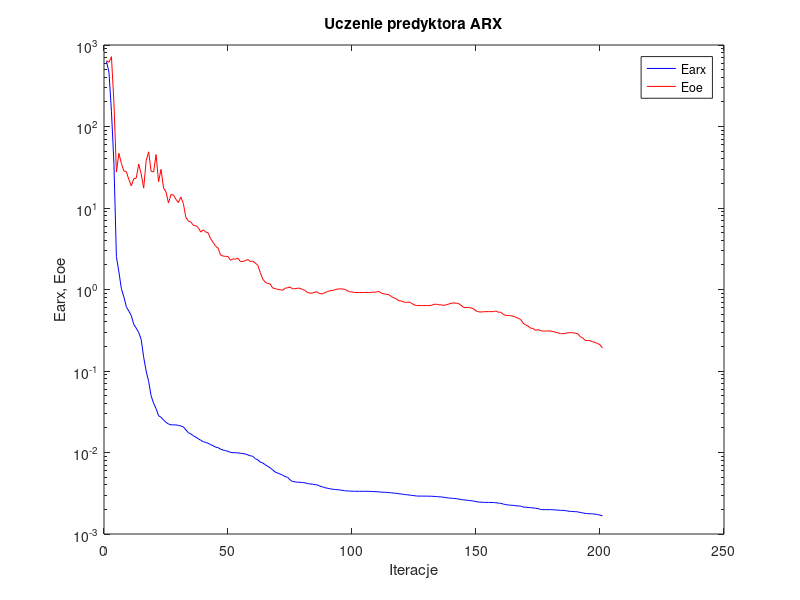
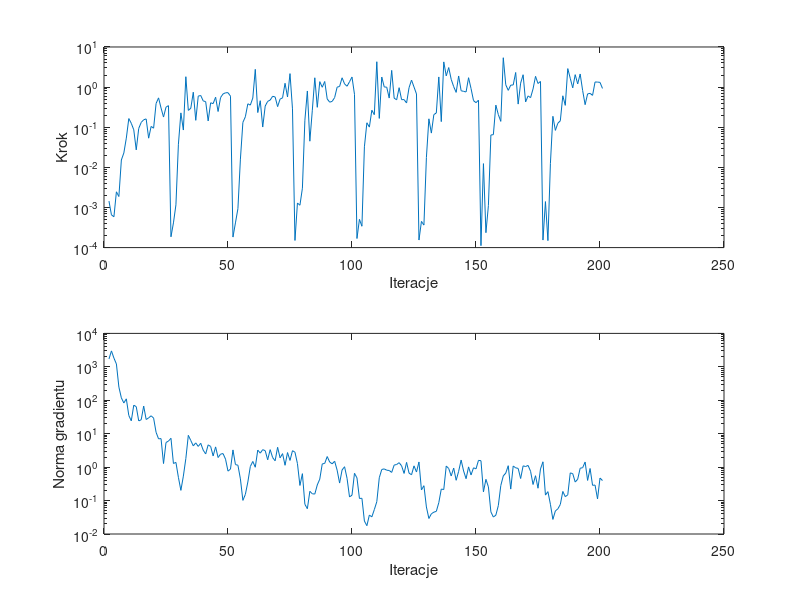

Source code (MATLAB) for these figures, in order:
%uczenie predyktora arx
clear all;
n=0; farx(n+1)=6.299963e+002; foe(n+1)=6.420432e+002; wspucz(n+1)=0.000000e+000; ng(n+1)=0.000000e+000;
%odnowa zmiennej metryki
n=1; farx(n+1)=4.637562e+002; foe(n+1)=6.124443e+002; krok(n+1)=1.442683e-003; ng(n+1)=1.713256e+003;
n=2; farx(n+1)=1.540068e+002; foe(n+1)=7.181196e+002; krok(n+1)=6.552053e-004; ng(n+1)=2.994424e+003;
n=3; farx(n+1)=3.507266e+001; foe(n+1)=1.963165e+002; krok(n+1)=5.873414e-004; ng(n+1)=1.824256e+003;
n=4; farx(n+1)=2.533835e+000; foe(n+1)=2.761819e+001; krok(n+1)=2.458210e-003; ng(n+1)=1.217218e+003;
n=5; farx(n+1)=1.644934e+000; foe(n+1)=4.691290e+001; krok(n+1)=1.874199e-003; ng(n+1)=2.478478e+002;
n=6; farx(n+1)=1.024160e+000; foe(n+1)=3.522674e+001; krok(n+1)=1.525498e-002; ng(n+1)=1.178785e+002;
n=7; farx(n+1)=8.136756e-001; foe(n+1)=2.850326e+001; krok(n+1)=2.284436e-002; ng(n+1)=8.294752e+001;
n=8; farx(n+1)=6.137234e-001; foe(n+1)=2.793952e+001; krok(n+1)=5.359529e-002; ng(n+1)=1.102982e+002;
n=9; farx(n+1)=5.435228e-001; foe(n+1)=2.240916e+001; krok(n+1)=1.644497e-001; ng(n+1)=3.506086e+001;
n=10; farx(n+1)=4.787177e-001; foe(n+1)=1.869131e+001; krok(n+1)=1.253606e-001; ng(n+1)=2.426398e+001;
n=11; farx(n+1)=3.738974e-001; foe(n+1)=2.289089e+001; krok(n+1)=8.625198e-002; ng(n+1)=7.119052e+001;
n=12; farx(n+1)=3.354547e-001; foe(n+1)=2.329662e+001; krok(n+1)=2.727640e-002; ng(n+1)=6.439025e+001;
n=13; farx(n+1)=2.968506e-001; foe(n+1)=3.455665e+001; krok(n+1)=9.327289e-002; ng(n+1)=2.412620e+001;
n=14; farx(n+1)=2.430585e-001; foe(n+1)=2.602613e+001; krok(n+1)=1.317940e-001; ng(n+1)=2.609837e+001;
n=15; farx(n+1)=1.475620e-001; foe(n+1)=1.751248e+001; krok(n+1)=1.533474e-001; ng(n+1)=6.711619e+001;
n=16; farx(n+1)=9.967575e-002; foe(n+1)=3.809442e+001; krok(n+1)=1.611570e-001; ng(n+1)=2.657138e+001;
n=17; farx(n+1)=7.429744e-002; foe(n+1)=4.895441e+001; krok(n+1)=5.335388e-002; ng(n+1)=2.972314e+001;
n=18; farx(n+1)=4.956024e-002; foe(n+1)=2.817641e+001; krok(n+1)=1.047220e-001; ng(n+1)=3.432601e+001;
n=19; farx(n+1)=4.018389e-002; foe(n+1)=2.766882e+001; krok(n+1)=9.464413e-002; ng(n+1)=2.925079e+001;
n=20; farx(n+1)=3.451637e-002; foe(n+1)=4.526654e+001; krok(n+1)=3.904377e-001; ng(n+1)=1.098958e+001;
n=21; farx(n+1)=2.824806e-002; foe(n+1)=2.099885e+001; krok(n+1)=5.391440e-001; ng(n+1)=7.015039e+000;
n=22; farx(n+1)=2.707116e-002; foe(n+1)=2.983551e+001; krok(n+1)=3.007188e-001; ng(n+1)=7.133406e+000;
n=23; farx(n+1)=2.511070e-002; foe(n+1)=1.765339e+001; krok(n+1)=1.794685e-001; ng(n+1)=1.279416e+000;
n=24; farx(n+1)=2.339779e-002; foe(n+1)=1.575910e+001; krok(n+1)=3.161324e-001; ng(n+1)=5.447109e+000;
n=25; farx(n+1)=2.240760e-002; foe(n+1)=1.152164e+001; krok(n+1)=3.450079e-001; ng(n+1)=6.020799e+000;
%odnowa zmiennej metryki
n=26; farx(n+1)=2.186772e-002; foe(n+1)=1.463549e+001; krok(n+1)=1.858107e-004; ng(n+1)=7.291233e+000;
n=27; farx(n+1)=2.183867e-002; foe(n+1)=1.442049e+001; krok(n+1)=4.129769e-004; ng(n+1)=1.285228e+000;
n=28; farx(n+1)=2.177956e-002; foe(n+1)=1.279222e+001; krok(n+1)=1.162474e-003; ng(n+1)=1.386187e+000;
n=29; farx(n+1)=2.151999e-002; foe(n+1)=1.165287e+001; krok(n+1)=3.766673e-002; ng(n+1)=4.945261e-001;
n=30; farx(n+1)=2.117433e-002; foe(n+1)=1.368029e+001; krok(n+1)=2.277746e-001; ng(n+1)=2.020019e-001;
n=31; farx(n+1)=2.062463e-002; foe(n+1)=1.131620e+001; krok(n+1)=8.509079e-002; ng(n+1)=5.398910e-001;
n=32; farx(n+1)=1.898399e-002; foe(n+1)=7.673766e+000; krok(n+1)=1.814761e+000; ng(n+1)=1.810402e+000;
n=33; farx(n+1)=1.749093e-002; foe(n+1)=6.935577e+000; krok(n+1)=2.624788e-001; ng(n+1)=8.936643e+000;
n=34; farx(n+1)=1.694743e-002; foe(n+1)=6.737094e+000; krok(n+1)=2.981443e-001; ng(n+1)=6.245163e+000;
n=35; farx(n+1)=1.604700e-002; foe(n+1)=6.148384e+000; krok(n+1)=7.460858e-001; ng(n+1)=4.323680e+000;
n=36; farx(n+1)=1.545996e-002; foe(n+1)=6.074104e+000; krok(n+1)=1.486329e-001; ng(n+1)=5.315423e+000;
n=37; farx(n+1)=1.474139e-002; foe(n+1)=5.751652e+000; krok(n+1)=5.962886e-001; ng(n+1)=4.163368e+000;
n=38; farx(n+1)=1.413848e-002; foe(n+1)=5.066004e+000; krok(n+1)=6.183220e-001; ng(n+1)=5.172553e+000;
n=39; farx(n+1)=1.357739e-002; foe(n+1)=5.392537e+000; krok(n+1)=4.536385e-001; ng(n+1)=3.212713e+000;
n=40; farx(n+1)=1.329919e-002; foe(n+1)=5.085879e+000; krok(n+1)=4.337210e-001; ng(n+1)=2.481622e+000;
n=41; farx(n+1)=1.295957e-002; foe(n+1)=4.944553e+000; krok(n+1)=1.434696e-001; ng(n+1)=4.637214e+000;
n=42; farx(n+1)=1.249563e-002; foe(n+1)=4.197641e+000; krok(n+1)=4.063898e-001; ng(n+1)=4.155394e+000;
n=43; farx(n+1)=1.210814e-002; foe(n+1)=3.786151e+000; krok(n+1)=3.874329e-001; ng(n+1)=2.161667e+000;
n=44; farx(n+1)=1.164269e-002; foe(n+1)=3.390806e+000; krok(n+1)=5.596492e-001; ng(n+1)=4.030445e+000;
n=45; farx(n+1)=1.146202e-002; foe(n+1)=3.230882e+000; krok(n+1)=2.465387e-001; ng(n+1)=1.935811e+000;
n=46; farx(n+1)=1.099126e-002; foe(n+1)=2.646124e+000; krok(n+1)=5.491644e-001; ng(n+1)=2.448708e+000;
n=47; farx(n+1)=1.071206e-002; foe(n+1)=2.575869e+000; krok(n+1)=6.749097e-001; ng(n+1)=2.544362e+000;
n=48; farx(n+1)=1.056661e-002; foe(n+1)=2.549019e+000; krok(n+1)=7.215816e-001; ng(n+1)=1.733526e+000;
n=49; farx(n+1)=1.032836e-002; foe(n+1)=2.541508e+000; krok(n+1)=7.271671e-001; ng(n+1)=7.592026e-001;
n=50; farx(n+1)=1.003410e-002; foe(n+1)=2.286249e+000; krok(n+1)=5.945315e-001; ng(n+1)=8.748938e-001;
%odnowa zmiennej metryki
n=51; farx(n+1)=9.955782e-003; foe(n+1)=2.376390e+000; krok(n+1)=1.828869e-004; ng(n+1)=3.273034e+000;
n=52; farx(n+1)=9.937908e-003; foe(n+1)=2.359513e+000; krok(n+1)=4.129769e-004; ng(n+1)=1.193447e+000;
n=53; farx(n+1)=9.893057e-003; foe(n+1)=2.417205e+000; krok(n+1)=9.382450e-004; ng(n+1)=1.139499e+000;
n=54; farx(n+1)=9.775570e-003; foe(n+1)=2.206242e+000; krok(n+1)=1.601914e-002; ng(n+1)=4.444464e-001;
n=55; farx(n+1)=9.728853e-003; foe(n+1)=2.203338e+000; krok(n+1)=1.320338e-001; ng(n+1)=1.012854e-001;
n=56; farx(n+1)=9.583683e-003; foe(n+1)=2.263047e+000; krok(n+1)=1.824037e-001; ng(n+1)=1.528161e-001;
n=57; farx(n+1)=9.343022e-003; foe(n+1)=2.332167e+000; krok(n+1)=3.838379e-001; ng(n+1)=3.588179e-001;
n=58; farx(n+1)=9.119758e-003; foe(n+1)=2.203225e+000; krok(n+1)=3.556863e-001; ng(n+1)=1.044993e+000;
n=59; farx(n+1)=8.969681e-003; foe(n+1)=2.236997e+000; krok(n+1)=5.341966e-001; ng(n+1)=1.479876e+000;
n=60; farx(n+1)=8.387682e-003; foe(n+1)=2.107843e+000; krok(n+1)=2.772031e+000; ng(n+1)=9.925588e-001;
n=61; farx(n+1)=8.146900e-003; foe(n+1)=1.990028e+000; krok(n+1)=2.320583e-001; ng(n+1)=3.241818e+000;
n=62; farx(n+1)=7.625225e-003; foe(n+1)=1.618630e+000; krok(n+1)=4.584756e-001; ng(n+1)=2.620157e+000;
n=63; farx(n+1)=7.440724e-003; foe(n+1)=1.346109e+000; krok(n+1)=1.011122e-001; ng(n+1)=3.334166e+000;
n=64; farx(n+1)=7.085187e-003; foe(n+1)=1.226887e+000; krok(n+1)=3.371762e-001; ng(n+1)=3.103277e+000;
n=65; farx(n+1)=6.770889e-003; foe(n+1)=1.186131e+000; krok(n+1)=4.411592e-001; ng(n+1)=1.656739e+000;
n=66; farx(n+1)=6.480599e-003; foe(n+1)=1.169370e+000; krok(n+1)=4.747686e-001; ng(n+1)=3.332143e+000;
n=67; farx(n+1)=6.126866e-003; foe(n+1)=1.044600e+000; krok(n+1)=5.908391e-001; ng(n+1)=1.930094e+000;
n=68; farx(n+1)=5.769105e-003; foe(n+1)=1.026269e+000; krok(n+1)=5.683253e-001; ng(n+1)=1.545808e+000;
n=69; farx(n+1)=5.599353e-003; foe(n+1)=1.006257e+000; krok(n+1)=3.261226e-001; ng(n+1)=3.920956e+000;
n=70; farx(n+1)=5.446372e-003; foe(n+1)=9.927121e-001; krok(n+1)=5.015999e-001; ng(n+1)=1.896801e+000;
n=71; farx(n+1)=5.281200e-003; foe(n+1)=9.793743e-001; krok(n+1)=5.403833e-001; ng(n+1)=2.534994e+000;
n=72; farx(n+1)=5.065115e-003; foe(n+1)=1.035075e+000; krok(n+1)=1.245764e+000; ng(n+1)=1.136046e+000;
n=73; farx(n+1)=4.964941e-003; foe(n+1)=1.052994e+000; krok(n+1)=5.667570e-001; ng(n+1)=2.727171e+000;
n=74; farx(n+1)=4.623836e-003; foe(n+1)=1.071003e+000; krok(n+1)=2.168622e+000; ng(n+1)=1.587337e+000;
n=75; farx(n+1)=4.408024e-003; foe(n+1)=1.019239e+000; krok(n+1)=2.869393e-001; ng(n+1)=3.101586e+000;
%odnowa zmiennej metryki
n=76; farx(n+1)=4.368703e-003; foe(n+1)=1.023346e+000; krok(n+1)=1.505759e-004; ng(n+1)=2.797013e+000;
n=77; farx(n+1)=4.315119e-003; foe(n+1)=1.036353e+000; krok(n+1)=1.291963e-003; ng(n+1)=1.275741e+000;
n=78; farx(n+1)=4.312690e-003; foe(n+1)=1.036730e+000; krok(n+1)=1.137064e-003; ng(n+1)=2.829804e-001;
n=79; farx(n+1)=4.279142e-003; foe(n+1)=1.000292e+000; krok(n+1)=3.023969e-003; ng(n+1)=6.378884e-001;
n=80; farx(n+1)=4.251494e-003; foe(n+1)=9.779837e-001; krok(n+1)=1.494116e-001; ng(n+1)=7.729737e-002;
n=81; farx(n+1)=4.159231e-003; foe(n+1)=9.178990e-001; krok(n+1)=8.008859e-001; ng(n+1)=5.711379e-002;
n=82; farx(n+1)=4.117645e-003; foe(n+1)=9.035190e-001; krok(n+1)=4.486659e-002; ng(n+1)=1.891983e-001;
n=83; farx(n+1)=4.092462e-003; foe(n+1)=9.013495e-001; krok(n+1)=2.656312e-001; ng(n+1)=1.595074e-001;
n=84; farx(n+1)=4.030100e-003; foe(n+1)=9.294520e-001; krok(n+1)=1.707324e+000; ng(n+1)=1.564507e-001;
n=85; farx(n+1)=4.010909e-003; foe(n+1)=9.299399e-001; krok(n+1)=3.136673e-001; ng(n+1)=2.937996e-001;
n=86; farx(n+1)=3.863929e-003; foe(n+1)=8.904562e-001; krok(n+1)=1.368663e+000; ng(n+1)=4.379180e-001;
n=87; farx(n+1)=3.800496e-003; foe(n+1)=8.826692e-001; krok(n+1)=9.909022e-001; ng(n+1)=1.249206e+000;
n=88; farx(n+1)=3.707943e-003; foe(n+1)=9.131119e-001; krok(n+1)=1.380032e+000; ng(n+1)=1.292255e+000;
n=89; farx(n+1)=3.648753e-003; foe(n+1)=9.427797e-001; krok(n+1)=5.076613e-001; ng(n+1)=2.073552e+000;
n=90; farx(n+1)=3.592947e-003; foe(n+1)=9.618541e-001; krok(n+1)=4.213257e-001; ng(n+1)=1.419642e+000;
n=91; farx(n+1)=3.552876e-003; foe(n+1)=9.718099e-001; krok(n+1)=4.411592e-001; ng(n+1)=1.256502e+000;
n=92; farx(n+1)=3.519569e-003; foe(n+1)=9.904764e-001; krok(n+1)=5.491644e-001; ng(n+1)=1.502617e+000;
n=93; farx(n+1)=3.496478e-003; foe(n+1)=1.011260e+000; krok(n+1)=9.959478e-001; ng(n+1)=8.130505e-001;
n=94; farx(n+1)=3.476522e-003; foe(n+1)=1.018979e+000; krok(n+1)=1.038220e+000; ng(n+1)=3.338998e-001;
n=95; farx(n+1)=3.437925e-003; foe(n+1)=1.014764e+000; krok(n+1)=1.707324e+000; ng(n+1)=8.229674e-001;
n=96; farx(n+1)=3.400780e-003; foe(n+1)=1.007871e+000; krok(n+1)=1.202875e+000; ng(n+1)=1.028615e+000;
n=97; farx(n+1)=3.379321e-003; foe(n+1)=9.741462e-001; krok(n+1)=1.049915e+000; ng(n+1)=4.634219e-001;
n=98; farx(n+1)=3.364823e-003; foe(n+1)=9.385566e-001; krok(n+1)=1.361947e+000; ng(n+1)=1.280553e-001;
n=99; farx(n+1)=3.351986e-003; foe(n+1)=9.337958e-001; krok(n+1)=1.784628e+000; ng(n+1)=1.452848e-001;
n=100; farx(n+1)=3.343045e-003; foe(n+1)=9.189608e-001; krok(n+1)=6.608354e-001; ng(n+1)=6.546284e-001;
%odnowa zmiennej metryki
n=101; farx(n+1)=3.341982e-003; foe(n+1)=9.196910e-001; krok(n+1)=1.684609e-004; ng(n+1)=4.782684e-001;
n=102; farx(n+1)=3.341806e-003; foe(n+1)=9.189094e-001; krok(n+1)=5.057541e-004; ng(n+1)=1.156320e-001;
n=103; farx(n+1)=3.341574e-003; foe(n+1)=9.187583e-001; krok(n+1)=3.403614e-004; ng(n+1)=1.170283e-001;
n=104; farx(n+1)=3.340880e-003; foe(n+1)=9.174494e-001; krok(n+1)=3.251545e-002; ng(n+1)=2.441755e-002;
n=105; farx(n+1)=3.339838e-003; foe(n+1)=9.195203e-001; krok(n+1)=1.291716e-001; ng(n+1)=1.772553e-002;
n=106; farx(n+1)=3.335483e-003; foe(n+1)=9.161094e-001; krok(n+1)=1.006999e-001; ng(n+1)=3.682123e-002;
n=107; farx(n+1)=3.323862e-003; foe(n+1)=9.265016e-001; krok(n+1)=2.656312e-001; ng(n+1)=3.257662e-002;
n=108; farx(n+1)=3.319129e-003; foe(n+1)=9.236669e-001; krok(n+1)=2.055256e-001; ng(n+1)=5.369868e-002;
n=109; farx(n+1)=3.297504e-003; foe(n+1)=9.372253e-001; krok(n+1)=4.288029e+000; ng(n+1)=9.268564e-002;
n=110; farx(n+1)=3.288925e-003; foe(n+1)=9.437638e-001; krok(n+1)=1.659775e-001; ng(n+1)=4.819679e-001;
n=111; farx(n+1)=3.262990e-003; foe(n+1)=8.970494e-001; krok(n+1)=1.784434e+000; ng(n+1)=8.513537e-001;
n=112; farx(n+1)=3.251518e-003; foe(n+1)=8.838300e-001; krok(n+1)=1.008243e+000; ng(n+1)=8.853974e-001;
n=113; farx(n+1)=3.236537e-003; foe(n+1)=8.723858e-001; krok(n+1)=9.955750e-001; ng(n+1)=8.080647e-001;
n=114; farx(n+1)=3.225883e-003; foe(n+1)=8.611489e-001; krok(n+1)=5.327583e-001; ng(n+1)=7.946667e-001;
n=115; farx(n+1)=3.196097e-003; foe(n+1)=8.164807e-001; krok(n+1)=2.609784e+000; ng(n+1)=6.949668e-001;
n=116; farx(n+1)=3.177902e-003; foe(n+1)=7.880523e-001; krok(n+1)=5.312625e-001; ng(n+1)=1.151489e+000;
n=117; farx(n+1)=3.152587e-003; foe(n+1)=7.646076e-001; krok(n+1)=4.819709e-001; ng(n+1)=1.198004e+000;
n=118; farx(n+1)=3.115037e-003; foe(n+1)=7.259928e-001; krok(n+1)=9.673187e-001; ng(n+1)=1.360201e+000;
n=119; farx(n+1)=3.088853e-003; foe(n+1)=7.227353e-001; krok(n+1)=4.863560e-001; ng(n+1)=1.091569e+000;
n=120; farx(n+1)=3.061531e-003; foe(n+1)=6.984326e-001; krok(n+1)=4.880844e-001; ng(n+1)=6.483845e-001;
n=121; farx(n+1)=3.034563e-003; foe(n+1)=6.953382e-001; krok(n+1)=4.015963e-001; ng(n+1)=1.386577e+000;
n=122; farx(n+1)=3.008275e-003; foe(n+1)=6.993536e-001; krok(n+1)=9.674698e-001; ng(n+1)=6.628220e-001;
n=123; farx(n+1)=2.981096e-003; foe(n+1)=6.797719e-001; krok(n+1)=1.497514e+000; ng(n+1)=5.905687e-001;
n=124; farx(n+1)=2.954852e-003; foe(n+1)=6.488399e-001; krok(n+1)=1.006076e+000; ng(n+1)=1.092646e+000;
n=125; farx(n+1)=2.926205e-003; foe(n+1)=6.369802e-001; krok(n+1)=6.744582e-001; ng(n+1)=7.140822e-001;
%odnowa zmiennej metryki
n=126; farx(n+1)=2.918363e-003; foe(n+1)=6.365821e-001; krok(n+1)=1.542478e-004; ng(n+1)=1.428318e+000;
n=127; farx(n+1)=2.917839e-003; foe(n+1)=6.356806e-001; krok(n+1)=4.494798e-004; ng(n+1)=2.081481e-001;
n=128; farx(n+1)=2.917011e-003; foe(n+1)=6.351659e-001; krok(n+1)=3.643472e-004; ng(n+1)=2.785213e-001;
n=129; farx(n+1)=2.914923e-003; foe(n+1)=6.363199e-001; krok(n+1)=1.761298e-002; ng(n+1)=6.432044e-002;
n=130; farx(n+1)=2.910921e-003; foe(n+1)=6.362906e-001; krok(n+1)=1.620110e-001; ng(n+1)=2.909817e-002;
n=131; farx(n+1)=2.907282e-003; foe(n+1)=6.386083e-001; krok(n+1)=7.142563e-002; ng(n+1)=4.023500e-002;
n=132; farx(n+1)=2.894028e-003; foe(n+1)=6.571068e-001; krok(n+1)=2.063035e-001; ng(n+1)=4.500639e-002;
n=133; farx(n+1)=2.883818e-003; foe(n+1)=6.601648e-001; krok(n+1)=2.268451e-001; ng(n+1)=4.759062e-002;
n=134; farx(n+1)=2.858105e-003; foe(n+1)=6.500258e-001; krok(n+1)=1.791582e+000; ng(n+1)=8.671805e-002;
n=135; farx(n+1)=2.855525e-003; foe(n+1)=6.478395e-001; krok(n+1)=1.380129e-001; ng(n+1)=2.210490e-001;
n=136; farx(n+1)=2.821624e-003; foe(n+1)=6.382271e-001; krok(n+1)=4.250100e+000; ng(n+1)=2.134854e-001;
n=137; farx(n+1)=2.793152e-003; foe(n+1)=6.483164e-001; krok(n+1)=1.905355e+000; ng(n+1)=1.077580e+000;
n=138; farx(n+1)=2.766182e-003; foe(n+1)=6.632918e-001; krok(n+1)=3.071879e+000; ng(n+1)=9.092872e-001;
n=139; farx(n+1)=2.748373e-003; foe(n+1)=6.769117e-001; krok(n+1)=1.561580e+000; ng(n+1)=5.444053e-001;
n=140; farx(n+1)=2.730770e-003; foe(n+1)=6.847205e-001; krok(n+1)=1.025225e+000; ng(n+1)=9.384040e-001;
n=141; farx(n+1)=2.717052e-003; foe(n+1)=6.797002e-001; krok(n+1)=7.386536e-001; ng(n+1)=4.044731e-001;
n=142; farx(n+1)=2.685931e-003; foe(n+1)=6.723537e-001; krok(n+1)=1.893841e+000; ng(n+1)=7.495989e-001;
n=143; farx(n+1)=2.647096e-003; foe(n+1)=6.404419e-001; krok(n+1)=8.127796e-001; ng(n+1)=1.629670e+000;
n=144; farx(n+1)=2.619543e-003; foe(n+1)=6.021608e-001; krok(n+1)=7.832062e-001; ng(n+1)=7.684668e-001;
n=145; farx(n+1)=2.606751e-003; foe(n+1)=6.011912e-001; krok(n+1)=7.571530e-001; ng(n+1)=4.511071e-001;
n=146; farx(n+1)=2.584416e-003; foe(n+1)=6.031893e-001; krok(n+1)=1.715220e+000; ng(n+1)=1.016712e+000;
n=147; farx(n+1)=2.562112e-003; foe(n+1)=5.934013e-001; krok(n+1)=9.205345e-001; ng(n+1)=5.837373e-001;
n=148; farx(n+1)=2.535908e-003; foe(n+1)=5.813888e-001; krok(n+1)=4.602673e-001; ng(n+1)=9.555587e-001;
n=149; farx(n+1)=2.500285e-003; foe(n+1)=5.462745e-001; krok(n+1)=4.097889e-001; ng(n+1)=8.882182e-001;
n=150; farx(n+1)=2.467337e-003; foe(n+1)=5.329331e-001; krok(n+1)=4.714530e-001; ng(n+1)=1.594028e+000;
%odnowa zmiennej metryki
n=151; farx(n+1)=2.456939e-003; foe(n+1)=5.288059e-001; krok(n+1)=1.117582e-004; ng(n+1)=1.557187e+000;
n=152; farx(n+1)=2.444739e-003; foe(n+1)=5.339650e-001; krok(n+1)=1.238474e-002; ng(n+1)=1.822052e-001;
n=153; farx(n+1)=2.443466e-003; foe(n+1)=5.342286e-001; krok(n+1)=2.352271e-004; ng(n+1)=4.314464e-001;
n=154; farx(n+1)=2.440861e-003; foe(n+1)=5.363043e-001; krok(n+1)=1.116161e-003; ng(n+1)=2.567839e-001;
n=155; farx(n+1)=2.436157e-003; foe(n+1)=5.346616e-001; krok(n+1)=6.402713e-002; ng(n+1)=4.595257e-002;
n=156; farx(n+1)=2.434134e-003; foe(n+1)=5.361929e-001; krok(n+1)=6.528949e-002; ng(n+1)=3.211221e-002;
n=157; farx(n+1)=2.419567e-003; foe(n+1)=5.446130e-001; krok(n+1)=3.556863e-001; ng(n+1)=3.661691e-002;
n=158; farx(n+1)=2.394153e-003; foe(n+1)=5.263736e-001; krok(n+1)=2.064051e-001; ng(n+1)=7.072918e-002;
n=159; farx(n+1)=2.379695e-003; foe(n+1)=5.266734e-001; krok(n+1)=1.399123e-001; ng(n+1)=2.820654e-001;
n=160; farx(n+1)=2.329322e-003; foe(n+1)=4.958050e-001; krok(n+1)=5.395666e+000; ng(n+1)=5.448311e-001;
n=161; farx(n+1)=2.291809e-003; foe(n+1)=4.810968e-001; krok(n+1)=1.142949e+000; ng(n+1)=6.635490e-001;
n=162; farx(n+1)=2.269008e-003; foe(n+1)=4.799671e-001; krok(n+1)=8.295027e-001; ng(n+1)=1.103514e+000;
n=163; farx(n+1)=2.258124e-003; foe(n+1)=4.769907e-001; krok(n+1)=1.119298e+000; ng(n+1)=2.204283e-001;
n=164; farx(n+1)=2.247046e-003; foe(n+1)=4.689444e-001; krok(n+1)=1.131462e+000; ng(n+1)=1.079400e+000;
n=165; farx(n+1)=2.224609e-003; foe(n+1)=4.583747e-001; krok(n+1)=2.314697e+000; ng(n+1)=9.533951e-001;
n=166; farx(n+1)=2.213838e-003; foe(n+1)=4.446386e-001; krok(n+1)=3.772555e-001; ng(n+1)=9.162921e-001;
n=167; farx(n+1)=2.196868e-003; foe(n+1)=4.296791e-001; krok(n+1)=1.256573e+000; ng(n+1)=4.565647e-001;
n=168; farx(n+1)=2.145764e-003; foe(n+1)=3.862689e-001; krok(n+1)=2.034481e+000; ng(n+1)=1.093267e+000;
n=169; farx(n+1)=2.131083e-003; foe(n+1)=3.674786e-001; krok(n+1)=4.268310e-001; ng(n+1)=1.042102e+000;
n=170; farx(n+1)=2.115049e-003; foe(n+1)=3.554813e-001; krok(n+1)=6.031845e-001; ng(n+1)=1.125210e+000;
n=171; farx(n+1)=2.103474e-003; foe(n+1)=3.355688e-001; krok(n+1)=5.451818e-001; ng(n+1)=7.527396e-001;
n=172; farx(n+1)=2.092391e-003; foe(n+1)=3.330366e-001; krok(n+1)=9.001093e-001; ng(n+1)=3.024154e-001;
n=173; farx(n+1)=2.069802e-003; foe(n+1)=3.147147e-001; krok(n+1)=1.854055e+000; ng(n+1)=5.540543e-001;
n=174; farx(n+1)=2.051644e-003; foe(n+1)=3.219752e-001; krok(n+1)=1.229131e+000; ng(n+1)=2.339546e-001;
n=175; farx(n+1)=1.999331e-003; foe(n+1)=3.123503e-001; krok(n+1)=1.382959e+000; ng(n+1)=8.824003e-001;
%odnowa zmiennej metryki
n=176; farx(n+1)=1.991251e-003; foe(n+1)=3.087603e-001; krok(n+1)=1.540600e-004; ng(n+1)=1.444439e+000;
n=177; farx(n+1)=1.990419e-003; foe(n+1)=3.096599e-001; krok(n+1)=1.402081e-003; ng(n+1)=1.459090e-001;
n=178; farx(n+1)=1.990247e-003; foe(n+1)=3.097932e-001; krok(n+1)=1.490999e-004; ng(n+1)=1.850438e-001;
n=179; farx(n+1)=1.988101e-003; foe(n+1)=3.095386e-001; krok(n+1)=1.238677e-002; ng(n+1)=7.743215e-002;
n=180; farx(n+1)=1.983572e-003; foe(n+1)=3.048417e-001; krok(n+1)=1.872762e-001; ng(n+1)=2.729504e-002;
n=181; farx(n+1)=1.976230e-003; foe(n+1)=2.995625e-001; krok(n+1)=8.343059e-002; ng(n+1)=4.893528e-002;
n=182; farx(n+1)=1.963476e-003; foe(n+1)=2.945465e-001; krok(n+1)=1.257595e-001; ng(n+1)=5.652902e-002;
n=183; farx(n+1)=1.952250e-003; foe(n+1)=2.876785e-001; krok(n+1)=1.446686e-001; ng(n+1)=7.645715e-002;
n=184; farx(n+1)=1.949635e-003; foe(n+1)=2.860642e-001; krok(n+1)=6.077026e-001; ng(n+1)=1.875094e-001;
n=185; farx(n+1)=1.938406e-003; foe(n+1)=2.896491e-001; krok(n+1)=3.505976e-001; ng(n+1)=1.310561e-001;
n=186; farx(n+1)=1.911652e-003; foe(n+1)=2.945606e-001; krok(n+1)=2.891506e+000; ng(n+1)=1.483689e-001;
n=187; farx(n+1)=1.894063e-003; foe(n+1)=2.952692e-001; krok(n+1)=1.659005e+000; ng(n+1)=6.719460e-001;
n=188; farx(n+1)=1.889934e-003; foe(n+1)=2.944449e-001; krok(n+1)=9.574267e-001; ng(n+1)=6.401094e-001;
n=189; farx(n+1)=1.879859e-003; foe(n+1)=2.909651e-001; krok(n+1)=2.042882e+000; ng(n+1)=3.581439e-001;
n=190; farx(n+1)=1.870655e-003; foe(n+1)=2.868583e-001; krok(n+1)=1.200452e+000; ng(n+1)=4.348395e-001;
n=191; farx(n+1)=1.837532e-003; foe(n+1)=2.644163e-001; krok(n+1)=2.125050e+000; ng(n+1)=9.259541e-001;
n=192; farx(n+1)=1.817694e-003; foe(n+1)=2.552349e-001; krok(n+1)=8.221024e-001; ng(n+1)=9.629301e-001;
n=193; farx(n+1)=1.789942e-003; foe(n+1)=2.370942e-001; krok(n+1)=3.647485e-001; ng(n+1)=1.422977e+000;
n=194; farx(n+1)=1.780802e-003; foe(n+1)=2.370379e-001; krok(n+1)=6.777732e-001; ng(n+1)=3.999294e-001;
n=195; farx(n+1)=1.771260e-003; foe(n+1)=2.350316e-001; krok(n+1)=6.986165e-001; ng(n+1)=9.108943e-001;
n=196; farx(n+1)=1.766875e-003; foe(n+1)=2.291616e-001; krok(n+1)=6.224492e-001; ng(n+1)=2.858368e-001;
n=197; farx(n+1)=1.753694e-003; foe(n+1)=2.241009e-001; krok(n+1)=1.339714e+000; ng(n+1)=2.907077e-001;
n=198; farx(n+1)=1.734894e-003; foe(n+1)=2.175262e-001; krok(n+1)=1.334889e+000; ng(n+1)=1.121494e-001;
n=199; farx(n+1)=1.702791e-003; foe(n+1)=2.103525e-001; krok(n+1)=1.312756e+000; ng(n+1)=4.715751e-001;
n=200; farx(n+1)=1.676773e-003; foe(n+1)=1.910450e-001; krok(n+1)=9.270274e-001; ng(n+1)=3.966487e-001;

figure; semilogy(farx,'b'); hold on; semilogy(foe,'r'); xlabel('Iteracje'); ylabel('Earx, Eoe'); legend('Earx','Eoe'); title('Uczenie predyktora ARX');
figure; subplot(2,1,1); semilogy(krok); xlabel('Iteracje'); ylabel('Krok');
subplot(2,1,2); semilogy(ng); xlabel('Iteracje'); ylabel('Norma gradientu');
Earx=farx(n+1)
Eoe=foe(n+1)
